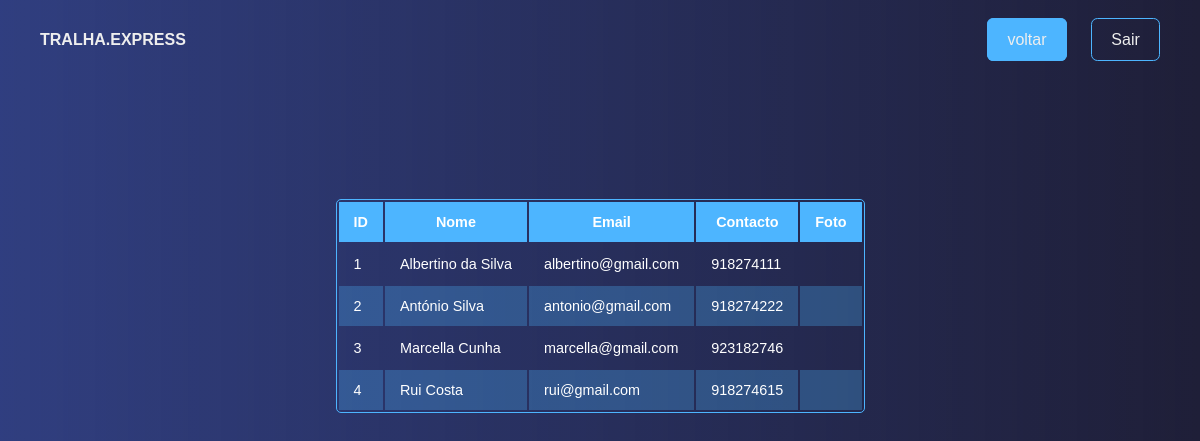
Page /funcionarios.php?id=1 on the committed database.
### tables this page shows
CREATE TABLE `funcionarios` (
  `id_funcionario` int(11) NOT NULL,
  `nome_funcionario` varchar(40) NOT NULL,
  `email_funcionario` varchar(30) NOT NULL,
  `contacto_funcionario` varchar(9) NOT NULL,
  `senha` varchar(100) NOT NULL,
  `tipo` varchar(30) DEFAULT 'func',
  `foto_funcionario` varchar(100) NOT NULL
);

### funcionarios.php (the view, shortened to what this page needs)
<!DOCTYPE html>
<html lang="en">
<head>
    <link rel="stylesheet" href="css/style.css">
    <link rel="stylesheet" href="https://cdnjs.cloudflare.com/ajax/libs/font-awesome/6.1.1/css/all.min.css" />
</head>
<body>
    <?php
    $cliente=$_GET['id'];
    $mysqli = new mysqli("localhost","root","","pw1_bd_tralhaexpress");
    $sql_agendamentos = "SELECT * FROM funcionarios ORDER BY id_funcionario ASC ";
    $result_agendamentos=mysqli_query($mysqli,$sql_agendamentos);
    ?>
    <section id="perfil" class="cliente">
        <div class="navbar">
            <div class="logo">TRALHA.EXPRESS</div>
            <?php
                echo '
                <div class="links">
                    <a class="btn" href="gerente.php?id='.$cliente.'">voltar</a>
                    <a class="btn-second" href="login.php">Sair</a>
                </div>
                '
            ?>
        </div>
        <div class="agendamentos-area">
            <div class="agendamentos-table">
                <table>
                <thead>
                    <tr>
                        <th>ID</th>
                        <th>Nome</th>
                        <th>Email</th>
                        <th>Contacto</th>
                        <th>Foto</th>
                    </tr>
                </thead>
                <tbody>
                    <?php
                        while($agenda_data = mysqli_fetch_assoc($result_agendamentos)) {
                            echo "<tr><br>";
                            echo "<td>".$agenda_data['id_funcionario']."</td>";
                            echo "<td>".$agenda_data['nome_funcionario']."</td>";
                            echo "<td>".$agenda_data['email_funcionario']."</td>";
                            echo "<td>".$agenda_data['contacto_funcionario']."</td>";
                            echo "<td>".$agenda_data['foto_funcionario']."</td>";
                            echo "</tr>";
                        }
                    ?>
                </tbody>
                </table>
            </div>
        </div>
    </section>
</body>
</html>

### css/style.css (style rules this page uses)
body { margin: 0px; padding: 0; font-family: sans-serif; background: var(--bg-color); }
:root { --bg-color: #2c2c6c; --bg-color-gradient: linear-gradient(90deg, rgba(77, 181, 255, 0.137) 0%, rgba(31,31,56,1) 100%); --bg-btn-color:#4db5ff; --btn-color: #1f1f38; --table-light: #4db1f84b; --bg-placeholder: rgb(224, 224, 224); --bg-wite: #eee; --transition: all ease .5s; }
section { background: var(--bg-color-gradient); width: 100%; min-height: 100vh; animation: slide .6s ease-in-out both; }
.btn { border: 1px solid var(--bg-btn-color); border-radius: 0.4rem; color: var(--btn-color); cursor: pointer; padding: 0.75rem 1.2rem; transition: all .4s ease; transition: var(--transition); text-decoration: none; background: var(--bg-btn-color); }
.btn-second { border: 1px solid var(--bg-btn-color); border-radius: 0.4rem; color: var(--bg-btn-color); cursor: pointer; padding: 0.75rem 1.2rem; transition: all .4s ease; transition: var(--transition); text-decoration: none; background: transparent; }
.navbar { position: absolute; background: transparent; width: 100%; height: 80px; display: flex; justify-content: space-between; align-items: center; }
.logo { margin-left: 40px; font-weight: bold; color: var(--bg-wite); }
.links { margin-right: 40px; }
.links a { text-decoration: none; margin-left: 20px; color: var(--bg-wite); transition: var(--transition); }
.agendamentos-area { padding-top: 135px; gap: 5px; display: flex; align-items: center; justify-content: center; }
table { overflow: hidden; border-radius: 5px; border: 1px solid var(--bg-btn-color); }
.agendamentos-table { border-collapse: collapse; font-size: 0.9em; }
.agendamentos-table thead tr { background: var(--bg-btn-color); color: #fff; text-align: center; font-weight: bold; }
.agendamentos-table th, .agendamentos-table td { padding: 12px 15px; }
.agendamentos-table tbody tr { border-bottom: 1px solid var(--bg-btn-color); color: #fff; }
.agendamentos-table tbody tr:nth-of-type(even) { background-color: var(--table-light); }
.agendamentos-table tbody tr:last-of-type { border-bottom: 2px solid yellow ; }

### rows in the picture
funcionarios: id_funcionario "1", nome_funcionario "Albertino da Silva", email_funcionario "albertino@gmail.com", contacto_funcionario "918274111"
funcionarios: id_funcionario "2", nome_funcionario "António Silva", email_funcionario "antonio@gmail.com", contacto_funcionario "918274222"
funcionarios: id_funcionario "3", nome_funcionario "Marcella Cunha", email_funcionario "marcella@gmail.com", contacto_funcionario "923182746"
funcionarios: id_funcionario "4", nome_funcionario "Rui Costa", email_funcionario "rui@gmail.com", contacto_funcionario "918274615"
